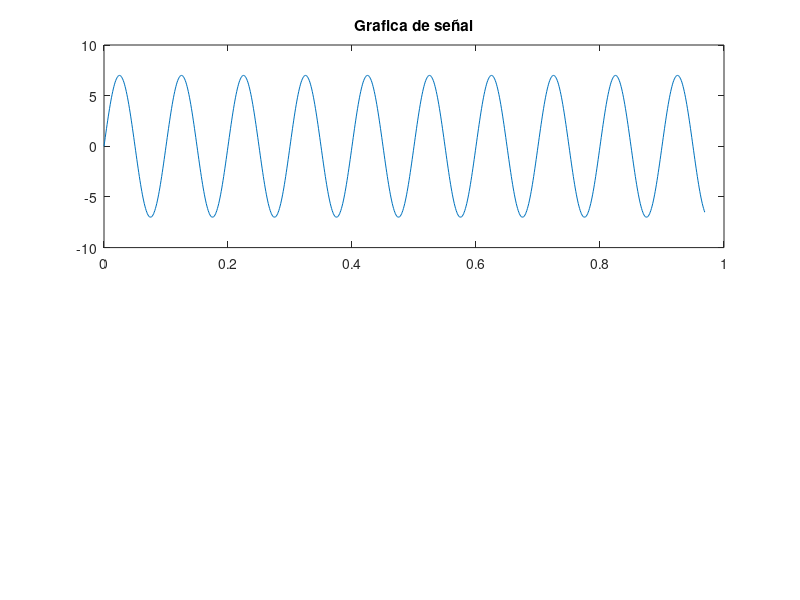

The MATLAB script that drew this image: (Note: this script raises an error after producing the figure.)
% Simulacion de modulacion de amplitud (AM) - 16/11/2025

% Muestreo de señal

N = 970; % Numero de muestras
Fs = 1000; % Frecuencia de muestreo
Ts = 1/Fs; % Periodo de muestreo
t = (0:N-1).*Ts; % Vector de muestreo

% Señal moduladora

m = 0.6; % Indice de modulacion
Fmod = 10; % Frecuencia de la señal moduladora
Amod = 7; % Amplitud de la señal moduladora
s_mod = Amod*sin(2*pi*Fmod.*t); % Señal moduladora

% Graficacion de señal
subplot (2, 1, 1), plot(t, s_mod)
title('Grafica de señal')

% Señal portadora

Apor = (Amod)/m; % Amplitud de la señal portadora
Fpor = 175; % Frecuencia de la señal portadora
s_por = Apor*cos(2*pi*Fpor.*t); % señal portadora

% Modulacion AM

am = ammod(s_mod, Fpor, Fs, 0, Apor);
figure(2)
plot(t,am)
 
% Act 4 - Señales y Sistemas - Joshua Carmona / 87733